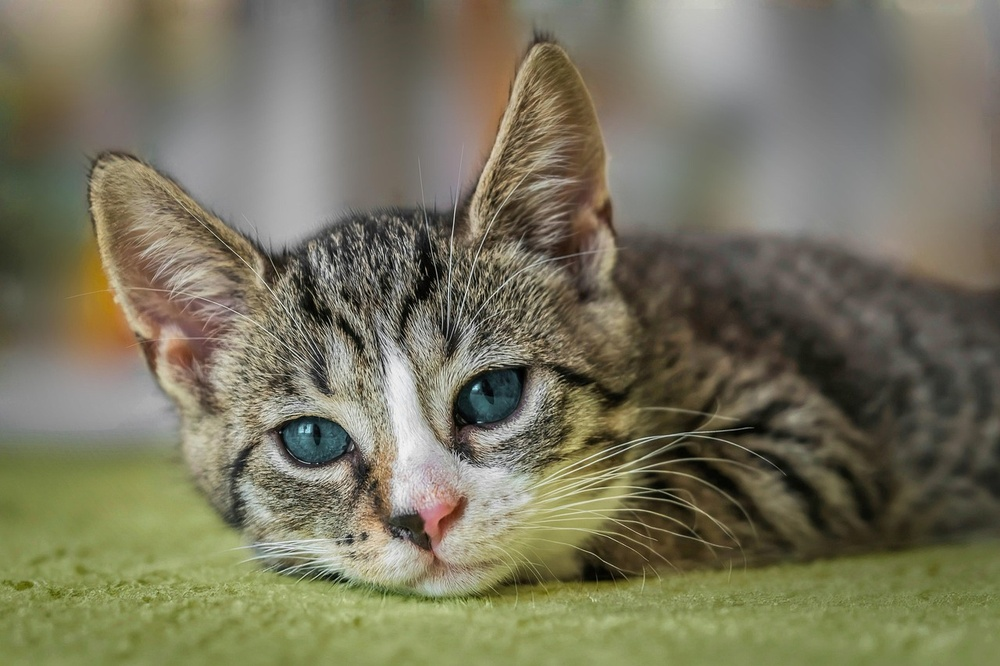
#> input picture input_image.jpg, 1000 x 666 px, shrunk from 1280 x 853 before the run
$ python task1.py
#> lines starting #> are read from the running program, lines starting #| are printed output that depends on the picture; after the words box and inside, x2 and y2 are one past the last pixel; in counts of white or black regions, pixels touching at a corner belong together
import cv2
import numpy as np
import os

os.makedirs('results', exist_ok=True)

def reduce_intensity_levels(image_path, levels):
#> called with image_path = 'input_image.jpg', levels = 2
    img = cv2.imread(image_path, cv2.IMREAD_GRAYSCALE)
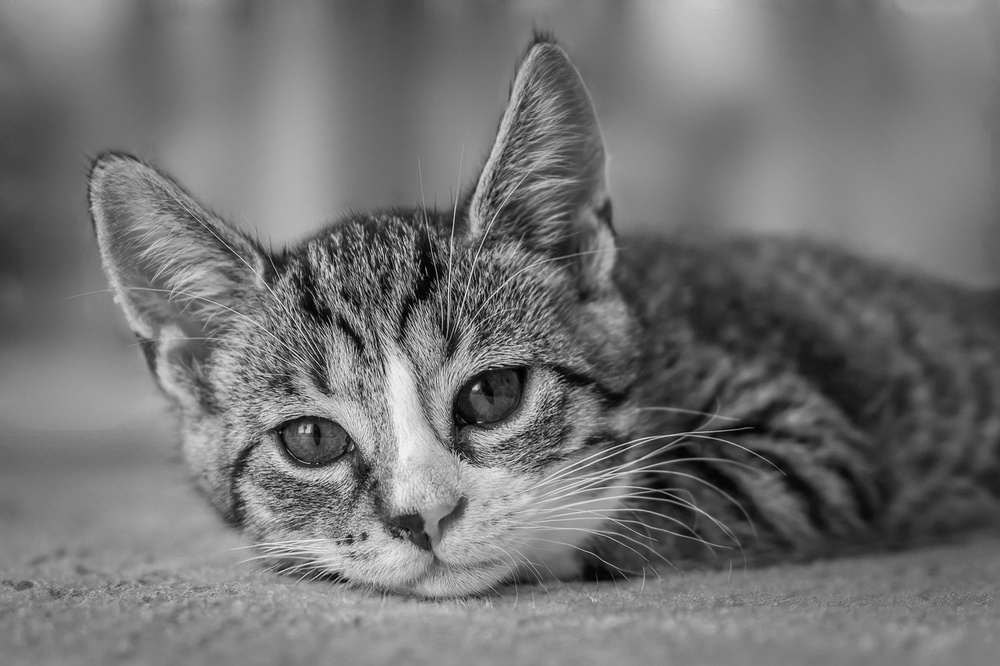
#> img: shape (666, 1000); min 0, max 245, mean 114.4
    max_intensity = 255
    bins = 256 // levels
    reduced_img = (img // bins) * bins
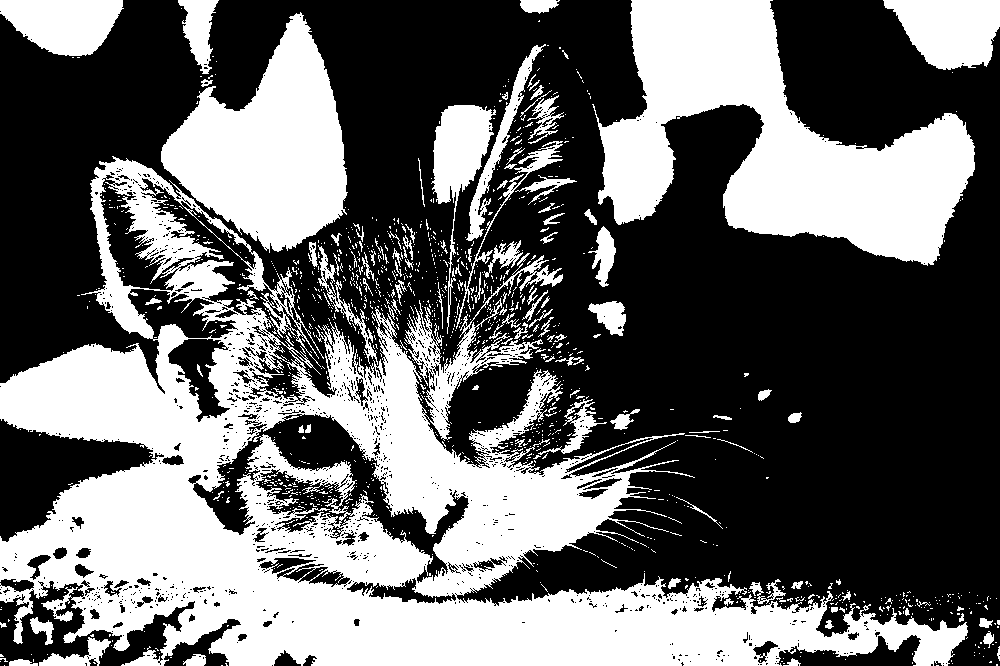
#> reduced_img: shape (666, 1000); values 0 (black) and 128 (white), 40.6% white; 1235 white regions (1120 under 20 px), largest, box (x1, y1, x2, y2) and area: (0, 156, 968, 666) 161300, (592, 0, 975, 266) 47983, (161, 12, 348, 253) 25017
    filename = f'results/task1_reduced_{levels}_levels.png'
    cv2.imwrite(filename, reduced_img)
    print(f'Saved: {filename}')


image_path = 'input_image.jpg'
for levels in [2, 4, 8, 16]:
    reduce_intensity_levels(image_path, levels)
